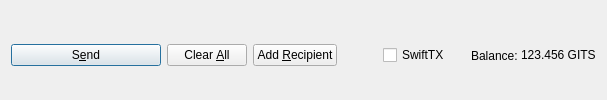
         <widget class="QFrame" name="frame_Send">
          <layout class="QHBoxLayout" name="horizontalLayout">
           <property name="bottomMargin">
            <number>0</number>
           </property>
           <item>
            <widget class="QPushButton" name="sendButton">
             <property name="minimumSize">
              <size>
               <width>150</width>
               <height>0</height>
              </size>
             </property>
             <property name="toolTip">
              <string>Confirm the send action</string>
             </property>
             <property name="text">
              <string>S&amp;end</string>
             </property>
             <property name="icon">
              <iconset resource="../GITS.qrc">
               <normaloff>:/icons/send</normaloff>:/icons/send</iconset>
             </property>
             <property name="autoDefault">
              <bool>false</bool>
             </property>
             <property name="default">
              <bool>true</bool>
             </property>
            </widget>
           </item>
           <item>
            <widget class="QPushButton" name="clearButton">
             <property name="sizePolicy">
              <sizepolicy hsizetype="Minimum" vsizetype="Fixed">
               <horstretch>0</horstretch>
               <verstretch>0</verstretch>
              </sizepolicy>
             </property>
             <property name="toolTip">
              <string>Clear all fields of the form.</string>
             </property>
             <property name="text">
              <string>Clear &amp;All</string>
             </property>
             <property name="icon">
              <iconset resource="../GITS.qrc">
               <normaloff>:/icons/remove</normaloff>:/icons/remove</iconset>
             </property>
             <property name="autoDefault">
              <bool>false</bool>
             </property>
            </widget>
           </item>
           <item>
            <widget class="QPushButton" name="addButton">
             <property name="toolTip">
              <string>Send to multiple recipients at once</string>
             </property>
             <property name="text">
              <string>Add &amp;Recipient</string>
             </property>
             <property name="icon">
              <iconset resource="../GITS.qrc">
               <normaloff>:/icons/add</normaloff>:/icons/add</iconset>
             </property>
             <property name="autoDefault">
              <bool>false</bool>
             </property>
            </widget>
           </item>
           <item>
            <spacer name="horizontalSpacer">
             <property name="orientation">
              <enum>Qt::Horizontal</enum>
             </property>
             <property name="sizeHint" stdset="0">
              <size>
               <width>40</width>
               <height>20</height>
              </size>
             </property>
            </spacer>
           </item>
           <item>
            <layout class="QHBoxLayout" name="horizontalLayout_2">
             <property name="spacing">
              <number>3</number>
             </property>
             <item>
              <widget class="QCheckBox" name="checkSwiftTX">
               <property name="enabled">
                <bool>true</bool>
               </property>
               <property name="minimumSize">
                <size>
                 <width>85</width>
                 <height>0</height>
                </size>
               </property>
               <property name="text">
                <string>SwiftTX</string>
               </property>
              </widget>
             </item>
             <item>
              <widget class="QLabel" name="label">
               <property name="text">
                <string>Balance:</string>
               </property>
              </widget>
             </item>
             <item>
              <widget class="QLabel" name="labelBalance">
               <property name="sizePolicy">
                <sizepolicy hsizetype="Preferred" vsizetype="Fixed">
                 <horstretch>0</horstretch>
                 <verstretch>0</verstretch>
                </sizepolicy>
               </property>
               <property name="cursor">
                <cursorShape>IBeamCursor</cursorShape>
               </property>
               <property name="text">
                <string notr="true">123.456 GITS</string>
               </property>
               <property name="textInteractionFlags">
                <set>Qt::LinksAccessibleByMouse|Qt::TextSelectableByKeyboard|Qt::TextSelectableByMouse</set>
               </property>
              </widget>
             </item>
            </layout>
           </item>
          </layout>
         </widget>
